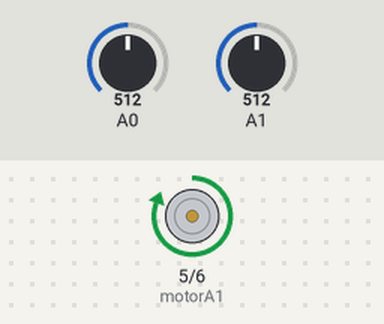
Bench run of a sketch on a simulated Arduino Uno, built with avr-gcc and run on an emulated ATmega328P. On the bench: motor-driver pin pairs drawn as motors (green arrow = first pin HIGH = forward, orange = second pin HIGH = backward, longer = more drive). The test bench sets the inputs (shaded band); at power-on: A0 = 512, A1 = 512. What the sketch prints to the serial monitor is not drawn.

Above: at 0.1 s.
At 1.1 s:
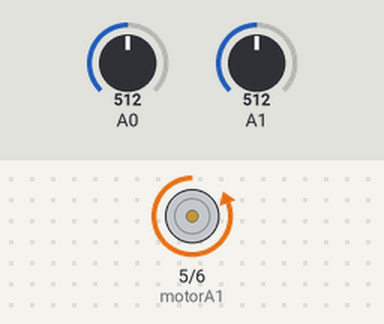
At 2.1 s:
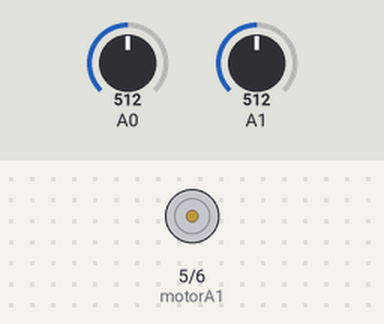
Timing chart, 0 to 3.6 s (numbered marks = the images above):
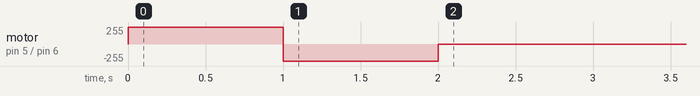

The sketch:

guneBakan.ino
```cpp
  //L298N Bağlantısı
const int motorA1  = 5;  // L298N'in IN3 Girişi
const int motorA2  = 6;  // L298N'in IN1 Girişi

int vSpeed=255;     // Standart Hız, 0-255 arası bir değer alabilir

void setup() {
  pinMode(motorA1, OUTPUT);
  pinMode(motorA2, OUTPUT);

  Serial.begin(9600);

  Serial.println("Motor test ediliyor...");
  sagaDon();
  delay(1000);
  solaDon();
  delay(1000);
}

void loop() {

  //LDR oku
  int ldrSag = map(analogRead(A0),0,1024,1,4);
  int ldrSol = map(analogRead(A1),0,1024,1,4);

  if (ldrSag>ldrSol) {
    sagaDon();
  }
  else if (ldrSol>ldrSag) {
    solaDon();
  }
  else {
    dur();
  }

}

void sagaDon(){
  analogWrite(motorA1, vSpeed);
  analogWrite(motorA2, 0);
}

void solaDon() {
  analogWrite(motorA1, 0);
  analogWrite(motorA2, vSpeed);
}

void dur() {
  analogWrite(motorA1, 0);
  analogWrite(motorA2, 0);
}
```

Measured:
- by itself, motor on pin 5 (motorA1) / pin 6 (motorA2): stopped → forward 255/255 at 0.00 s, → backward 255/255 1.0 s later, → stopped 1.0 s later
